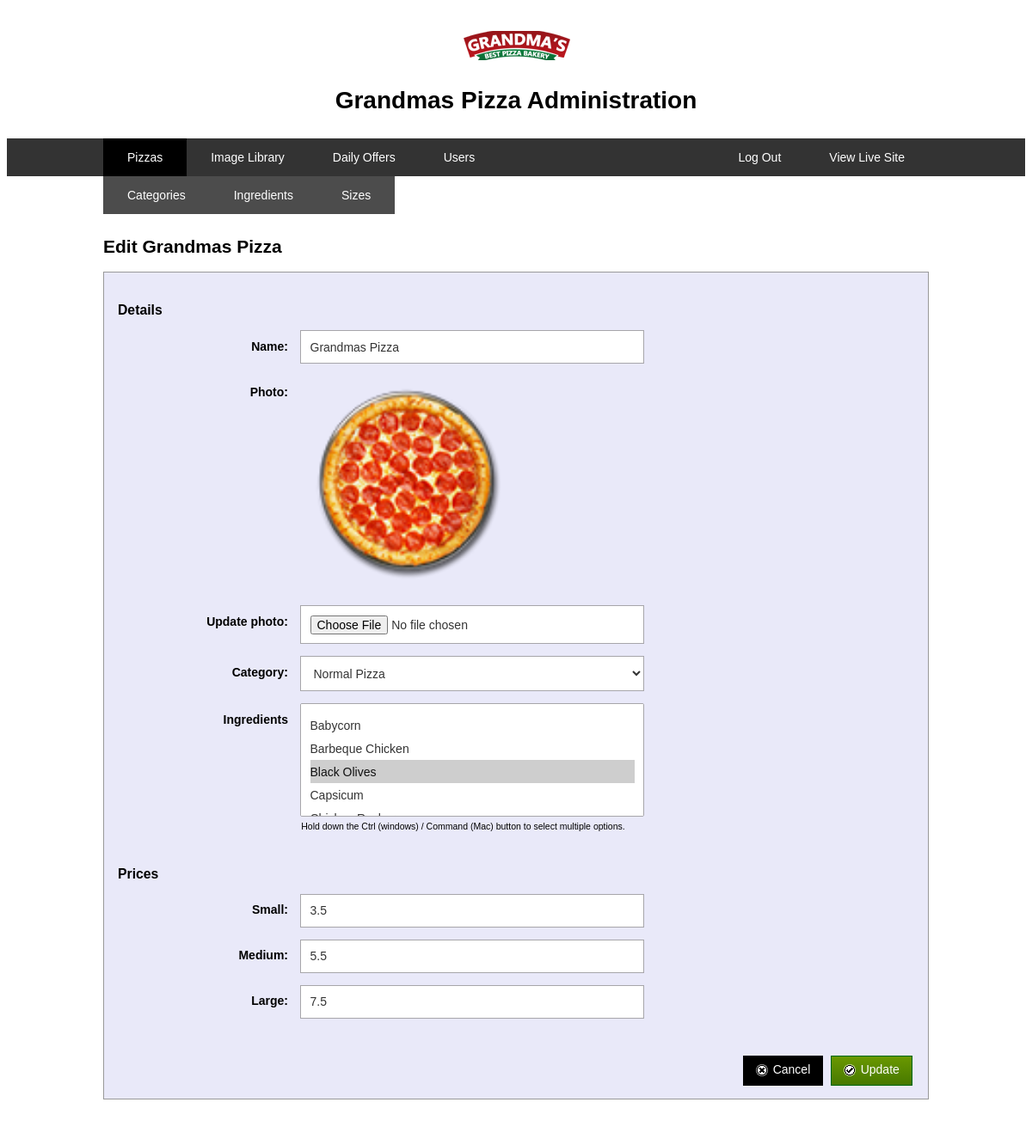
The page /admin/edit-pizza.php?p_id=1 (signed in) on the database its author committed.
### tables this page shows
CREATE TABLE `pizza` (
  `p_id` int(11) NOT NULL,
  `p_name` varchar(255) NOT NULL,
  `p_photo` varchar(255) NOT NULL,
  `Category` int(11) NOT NULL
);

CREATE TABLE `pizza_size` (
  `pizza` int(11) NOT NULL,
  `size` int(11) NOT NULL,
  `price` double NOT NULL
);

CREATE TABLE `size` (
  `id` int(11) NOT NULL,
  `name` varchar(255) NOT NULL,
  `diameter` int(11) NOT NULL
);

### includes/class.user.php (called while the page is built, shortened)
<?php
class USER
{
  public function __construct()
  {
    $database = new Database();
  }
  public function is_logged_in()
  {
    if (isset($_SESSION['userSession'])) {
      return true;
    }
  }
}

### includes/session.php (called while the page is built, shortened)
<?php
include("dbconnect.php");
class Session
{
  function checkLogin()
  {
    if (isset($_SESSION['username'])) {
      return true;
    }
    else {
      return false;
    }
  }
  function getIngredients()
  {
    global $database;
    $sql = "SELECT * FROM ingredients";
    $stmt = $database->connection->prepare($sql);
    $stmt->execute();
    $ingredientsList = $stmt->fetchAll(PDO::FETCH_ASSOC);
    return $ingredientsList;
  }
  function getCategory()
  {
    global $database;
    $sql = "SELECT * FROM category";
    $stmt = $database->connection->prepare($sql);
    $stmt->execute();
    $categoryList = $stmt->fetchAll(PDO::FETCH_ASSOC);
    return $categoryList;
  }
  function getPizza($pizzaId)
  {
    global $database;
    $sql = "Select * from pizza WHERE p_id = :p_id";
    $stmt = $database->connection->prepare($sql);
    $stmt->bindParam('p_id', $pizzaId);
    $stmt->execute();
    $pizza = $stmt->fetch();
    return $pizza;
  }
  function getUser($userId)
  {
    global $database;
    $sql = "Select * from users WHERE userID = :userID";
    $stmt = $database->connection->prepare($sql);
    $stmt->bindParam('userID', $userId);
    $stmt->execute();
    $user = $stmt->fetch();
    return $user;
  }
  function getPizzaPrices($pizzaId)
  {
    global $database;
    $sql = "SELECT DISTINCT id,(size.name), pizza_size.price FROM size, pizza, pizza_size WHERE pizza_size.pizza = :pizza_id AND size.id = pizza_size.size";
    $stmt = $database->connection->prepare($sql);
    $stmt->bindParam('pizza_id', $pizzaId);
    $stmt->execute();
    $sizes = $stmt->fetchAll(PDO::FETCH_ASSOC);
    return $sizes;
  }
  function getPizzaIngredients($pizzaId)
  {
    global $database;
    $sql = "SELECT i_id,ingredients.i_name FROM pizza, ingredients, pizza_ingredient WHERE pizza_ingredient.pizza = pizza.p_id AND pizza.p_id = :pizza_id AND pizza_ingredient.ingredient = ingredients.i_id";
    $stmt = $database->connection->prepare($sql);
    $stmt->bindParam('pizza_id', $pizzaId);
    $stmt->execute();
    $i = $stmt->fetchAll(PDO::FETCH_ASSOC);
    return $i;
  }
}
$session = new Session();
?>

### includes/dbconnect.php (called while the page is built, shortened)
<?php
class MySQLDB
{
  function __construct()
  {
    try {
      $this->connection = new PDO('mysql:host=' . DB_SERVER . ';dbname=' . DB_NAME, DB_USER, DB_PASS);
    } catch (PDOException $e) {
      echo "Error connecting to database.";
    }
  }
}
?>

### admin/edit-pizza.php (the view, shortened to what this page needs)
<?php
include('../includes/session.php');
require_once '../includes/class.user.php';
$user_login = new USER();
?>
<!doctype html>
<html class="no-js" lang="">
<head>
  <link rel="stylesheet" type="text/css" href="ui/css/admin.css"/>
</head>
<body>
<?php
if ($user_login->is_logged_in())
{
$userId = $_SESSION['userSession'];
$user = $session->getUser($userId);
if ($user['userAdmin'] == 1)
{
?>
<div id="header" class="page-header">
  <a href="frontPage.php" class="logo-home">
    <img id="logo" src="../ui/images/logo.png" alt="Grandmas Pizza"/>
  </a>
  <h1>Grandmas Pizza Administration</h1>
  <div class="navbar">
    <ul class="nav">
      <li class="right"><a href="../" target="_blank">View Live Site</a></li>
      <li class="active"><a href="list-pizzas.php">Pizzas</a>
        <ul class="subnav">
          <li><a href="list-categories.php">Categories</a></li>
          <li><a href="list-ingredients.php">Ingredients</a></li>
          <li><a href="list-sizes.php">Sizes</a></li>
        </ul>
      </li>
      <li><a href="imagelibrary.php?type=relprod">Image Library</a></li>
      <li><a href="list-dailyoffers.php">Daily Offers</a></li>
      <li><a href="list-users.php">Users</a></li>
      <li class="right"><a href="../includes/logout.php">Log Out</a></li>
    </ul>
  </div>
</div>
<div class="page-body">
  <?php
  $pizzaId = $_GET['p_id'];
  $pizza = $session->getPizza($pizzaId);
  ?>
  <h2>Edit <?= $pizza['p_name'] ?></h2>
  <form class="admin-form" method="post" enctype="multipart/form-data">
    <fieldset>
      <legend>Details</legend>
      <ul>
        <li>
          <label for="name">Name:</label>
          <input type="text" id="name" name="name" value="<?= $pizza['p_name'] ?>"/>
        </li>
        <li>
          <label for="image">Photo:</label>
          <img class="product-photo" src="../includes/pizza_images/<?= $pizza['p_photo'] ?>"/>
        </li>
        <li>
          <label for="image">Update photo:</label>
          <input type="file" id="new-image" name="new-image"/>
        </li>
        <li>
          <?php
          $categories = $session->getCategory();
          echo '<label for="category">Category:</label>';
          echo '<select name="category" id="category">';
          foreach ($categories as $key => $value) {
            if ($value['c_id'] == $pizza['Category']) {
              echo '<option value="' . $value['c_id'] . '" selected="selected">' . $value['c_name'] . '</option>';
            } else {
              echo '<option value="' . $value['c_id'] . '">' . $value['c_name'] . '</option>';
            }
          }
          echo '</select>';
          ?>
        </li>
        <li>
          <label for="ingredients">Ingredients</label>
          <?php
          $ingredientsPizza = $session->getPizzaIngredients($pizzaId);
          function pizzaIngredientCheck($pizzaIngredients, $ingredientId)
          {
            foreach ($pizzaIngredients as $pizzaIngredient) {
              if ($pizzaIngredient['i_id'] == $ingredientId) {
                return true;
              }
            }
            return false;
          }
          $ingredients = $session->getIngredients();
          echo '<select name="ingredients[]" id="ingredients" multiple>';
          foreach ($ingredients as $key => $value) {
            if (pizzaIngredientCheck($ingredientsPizza, $value['i_id']) === true) {
              echo '<option value="' . $value['i_id'] . '" selected="selected">' . $value['i_name'] . ' </option>';
            } else {
              echo '<option value="' . $value['i_id'] . '">' . $value['i_name'] . '</option>';
            }
          }
          echo '</select>';
          ?>
          <span class="form-help">Hold down the Ctrl (windows) / Command (Mac) button to select multiple options.</span>
        </li>
      </ul>
    </fieldset>
    <fieldset>
      <legend>Prices</legend>
      <ul>
        <?php
        $sizes = $session->getPizzaPrices($pizzaId);
        foreach ($sizes as $key => $value) {
          echo '<li>';
          echo '<label for="price-' . $value['id'] . '">' . $value['name'] . ':</label>';
          echo '<input type="text" id="price-' . $value['id'] . '" name="price[' . $value['id'] . ']" value=' . $value['price'] . ' />';
          echo '</li>';
        }
        ?>
      </ul>
    </fieldset>
    <div class="buttons">
      <button type="submit" class="button icon go" title="Update" name="action" value="update">Update</button>
      <a class="button icon cancel" title="Cancel" href="list-pizzas.php">Cancel</a>
    </div>
  </form>
  <?php }
  else {
    $user_login->redirect('../index.php');
  }
  }
  else {
    $user_login->redirect('../index.php');
    echo "test";
  }
  ?>
</div>
</body>
</html>

### admin/ui/css/admin.css (style rules this page uses)
* { box-sizing: border-box; }
.button.add:after, .page-body:after, .clearfix:after { content: ""; display: table; clear: both; }
body { font-family: verdana, helvetica, sans-serif; font-size: 87.5%; padding-top: 2em; }
h1, h2, h3 { font-family: arial, helvetica, sans-serif; }
.logo-home { display: block; width: 145px; text-align: center; margin-left: auto; margin-right: auto; }
h1 { text-align: center; margin: 1em 0; }
h2 { margin-top: 2em; }
.navbar { color: #fff; margin-bottom: 5em; background: #222; background: rgba(0, 0, 0, 0.8); }
.navbar ul { max-width: 960px; list-style: none; padding: 0; margin-left: auto; margin-right: auto; }
.navbar ul:after { content: ""; display: table; clear: both; }
.navbar ul li { display: block; }
.navbar ul li.active { background: #000; }
.navbar li a { display: inline-block; width: 100%; padding: 1em 2em; color: #fff; text-decoration: none; transition: background-color 0.1s ease; }
@media (min-width: 768px) { .navbar ul li { display: inline-block; float: left; } }
@media (min-width: 768px) { .navbar li.right { float: right; } }
@media (min-width: 768px) { .navbar li a { width: auto; } }
.navbar li:hover .subnav, .navbar li.active .subnav { display: block; }
.subnav { position: absolute; display: none; color: #fff; background: #444; background: rgba(0, 0, 0, 0.7); }
.page-body { max-width: 960px; padding-bottom: 2em; margin-left: auto; margin-right: auto; }
.buttons { margin: 2em 0 1em; }
.button { float: right; font-size: 100%; color: #fff; margin: 0.1em 0.3em; padding: 0.5em 1em; text-decoration: none; cursor: pointer; }
.button.go { background: #6a9801; background: -moz-linear-gradient(top, #6a9801 0%, #477900 100%); background: -webkit-linear-gradient(top, #6a9801 0%, #477900 100%); background: linear-gradient(to bottom, #6a9801 0%, #477900 100%); filter: progid:DXImageTransform.Microsoft.gradient(startColorstr='#6a9801', endColorstr='#477900', GradientType=0); border: solid 1px #060; }
.button.delete, .button.cancel { background: #000; border: solid 1px #000; }
.button.icon:before { display: inline-block; vertical-align: middle; height: 20px; width: 20px; margin-top: -1px; content: ''; }
.button.go:before { background: url(../images/icon-approve.png) no-repeat; }
.button.delete:before, .button.cancel:before { background: url(../images/icon-delete.png) no-repeat; }
.product-photo { width: 100%; max-width: 250px; height: auto; }
form { margin: 10px 0; padding: 10px 10px 30px 10px; border: solid 1px #999; }
input, select, textarea { color: #333; padding: 0.1em; border: solid 1px #a7a6aa; font-family: arial, helvetica, sans-serif; font-size: 1em; }
fieldset { margin: 0; margin: 1.5em 0 0 0; padding: 0; border: 0; }
.admin-form { padding: 1em; background: #e9e9f9; }
.admin-form:after { content: ""; display: table; clear: both; }
.admin-form legend { display: block; font-family: arial, helvetica, sans-serif; font-size: 112.5%; font-weight: bold; }
.form-help { display: block; font-size: 75%; width: 90%; width: 100%; max-width: 400px; padding: 0.5em; }
.admin-form ul { list-style: none; padding: 0; }
.admin-form li { margin: 1em 0; }
.admin-form label { display: block; font-family: arial, helvetica, sans-serif; font-weight: bold; padding: 0.75em 0; }
.admin-form input, .admin-form textarea, .admin-form select { width: 90%; width: 100%; max-width: 400px; padding: 0.75em; background: #fff; }
.admin-form select option { padding: 0.4em 0; }
@media (min-width: 768px) { .form-help { margin-left: 210px; width: auto; min-width: 400px; } }
@media (min-width: 768px) { .admin-form label { float: left; display: inline-block; width: 200px; margin-right: 1em; text-align: right; } }
@media (min-width: 768px) { .admin-form input, .admin-form textarea, .admin-form select { width: auto; min-width: 400px; } }

### rows shown on the page
pizza: p_name "Grandmas Pizza", name "Grandmas Pizza", p_photo (picture)
pizza_size: size.name "Small", price "3.5"
pizza_size: size.name "Medium", price "5.5"
pizza_size: size.name "Large", price "7.5"

### other values the page prints
form field category "Normal Pizza"
form field value "Babycorn / Barbeque Chicken / Black Olives ☑ / Capsicum"
